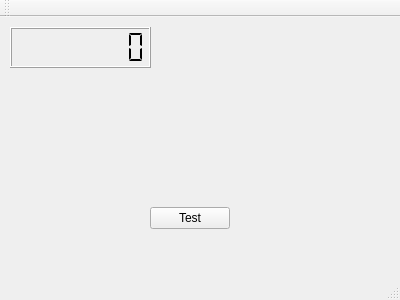
<?xml version="1.0" encoding="UTF-8"?>
<ui version="4.0">
 <class>displaySRS</class>
 <widget class="QMainWindow" name="displaySRS">
  <property name="geometry">
   <rect>
    <x>0</x>
    <y>0</y>
    <width>400</width>
    <height>300</height>
   </rect>
  </property>
  <property name="windowTitle">
   <string>displaySRS</string>
  </property>
  <widget class="QWidget" name="centralWidget">
   <widget class="QPushButton" name="pushButton">
    <property name="geometry">
     <rect>
      <x>150</x>
      <y>190</y>
      <width>80</width>
      <height>22</height>
     </rect>
    </property>
    <property name="text">
     <string>Test</string>
    </property>
   </widget>
   <widget class="QLCDNumber" name="lcdTime">
    <property name="geometry">
     <rect>
      <x>10</x>
      <y>10</y>
      <width>141</width>
      <height>41</height>
     </rect>
    </property>
    <property name="digitCount">
     <number>8</number>
    </property>
    <property name="segmentStyle">
     <enum>QLCDNumber::Flat</enum>
    </property>
   </widget>
  </widget>
  <widget class="QMenuBar" name="menuBar">
   <property name="geometry">
    <rect>
     <x>0</x>
     <y>0</y>
     <width>400</width>
     <height>19</height>
    </rect>
   </property>
  </widget>
  <widget class="QToolBar" name="mainToolBar">
   <attribute name="toolBarArea">
    <enum>TopToolBarArea</enum>
   </attribute>
   <attribute name="toolBarBreak">
    <bool>false</bool>
   </attribute>
  </widget>
  <widget class="QStatusBar" name="statusBar"/>
 </widget>
 <layoutdefault spacing="6" margin="11"/>
 <resources/>
 <connections/>
</ui>
